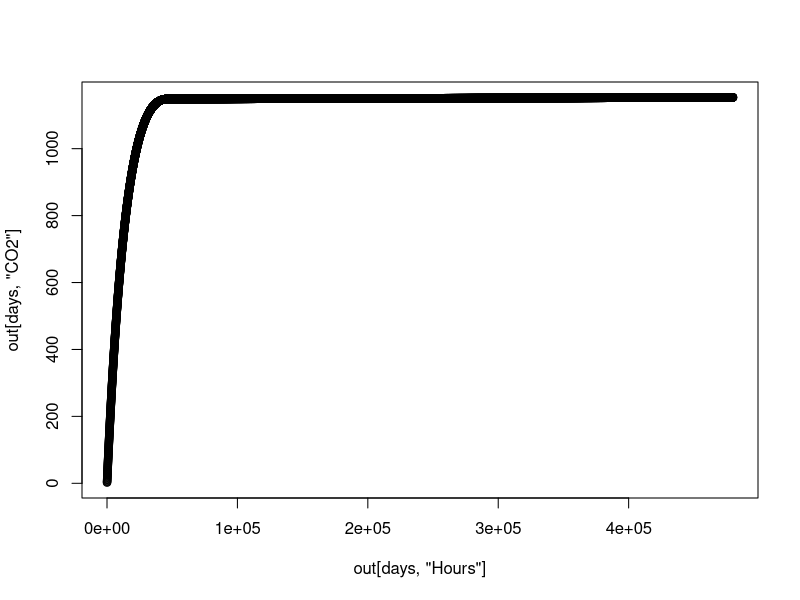

Reproduce this figure in R.
#####REVERSE kinetic 3-pool SOIL C MODEL (with temp sensitivity)#####
###modified from Schimel and Weintraub 2003, Soil Biology and Biochemistry###

###Parameters###
#R = gas constant
#kSref = reference turnover rate of SOC pool
#kS = turnover rate of SOC pool at temperature TempK
#EaS = activation energy of SOC decompositiona

#ECref = proportion of C assimilated into microbial biomass (vs. lost to respiration; i.e. CUE)
#EC = CUE at temperature TempK
#m = slope of CUE (acclimating with temperature)
#Temp = conversion factor for temp in Kelvin
#TempK = temp in Kelvin
#Tref = reference temperature (in K)
#IS = inputs to SOC pool
#ID = inputs to DOC pool
#aBS = proportion of dead microbial biomass allocated to SOC pool
#rE = rate of enzyme produciton
#rL = rate of enzyme loss
#rB = turnover rate of microbial biomass pool (death)
#Re = respiration associated with enzyme production
#Rg = respiration associated with biomass maintenance and growth

#Kes = half saturation constant for enzymes on substrate (has arbitrary value of 0.3 in original model)

###Fluxes###
#FS = turnover of SOC pool
#FB = turnover of microbial biomass pool (death)
#FA = uptake of DOC by microbes
#FE = enzyme production
#FL = enzyme loss

###Pools###
#S = soil organic carbon (SOC)
#D = dissolved organic carbon (DOC)
#E = soil enzyme pool
#B = microbial biomass
#CO2 = carbon dioxide


R <- 0.008314
EaS <- 47
aBS <- 0.5
rE <- 0.000005
rL <- 0.00001
rB <- 0.0002
EC <- 0.5
Kes <- 0.3
ECref <- 0.31
kSref <- 1
m <- -0.016
Temp <- 20
TempK <- Temp+273
Tref <- 293
time <- 500000 

#start-up pool values
S <- 3336213; D <- 0.04338228; E <- 0.04338228; B <- 0.07746836
CO2 <- 0
IS = 0
ID = 0

EC <- (ECref+m*(Temp-20))
kS <- kSref*exp((-EaS/R)*(1/TempK-1/Tref))

out <- matrix(rep(0,time*5),nrow=time,dimnames=list(NULL,c("Hours","SOC","DOC","MBC","CO2")))

for (i in 1:time) {
	FS = kS * E/(Kes + E)
	FA = FS 
	FB = rB*B
	FE = rE*E
	FL = rL*E
	Re = rE*(1-EC)/EC
	Rg = (FA - FE - FB - Re)*(1-EC)
	if (Rg < 0) {Rg = 0} else {Rg = Rg}

	S = S + (aBS*FB) +FL - FS + IS
	D = D + FS + ((1-aBS)*FB) - FA + ID
	B = B + FA - (FE + FB + Re + Rg)
	E = E + FE - FL
	CO2 = CO2 + Re + Rg
	out[i,] <- c(i,S,D,B,CO2)
}
out <- data.frame(out)
days <- seq(0,480000,by=24)
plot(out[days,"CO2"]~out[days,"Hours"])

